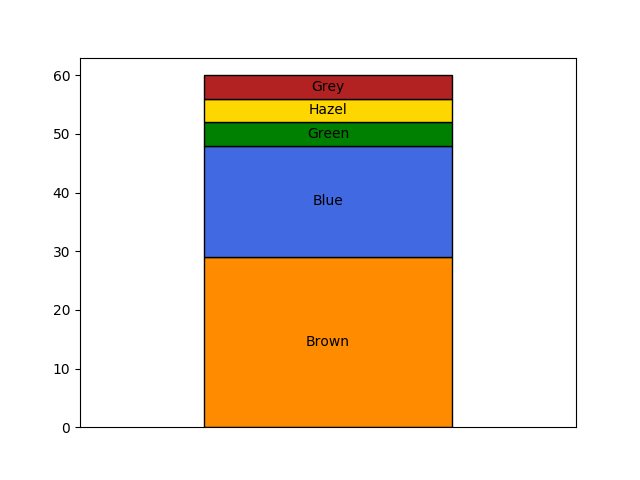

Python code for this plot:
from collections import Counter

import matplotlib.pyplot as plt
import pandas as pd

df = pd.read_csv('../../../data/data.csv')
data = Counter(df['Eye Colour'])

colours = data.keys()
frequencies = list(data.values())
positions = list(range(len(colours)))

palette = ['darkorange', 'royalblue', 'green', 'gold', 'firebrick']

fig, ax = plt.subplots(1)

bottom = 0
for i, (freq, colour) in enumerate(zip(frequencies, colours)):

    # Adding the bar to be stacked
    ax.bar(0, freq, edgecolor='black', width=1,
           color=palette[i], bottom=bottom)

    # Adding a label in the middle of the bar
    y = bottom + freq / 2
    ax.text(0, y, colour, ha='center', va='center')

    bottom += freq

ax.set_xlim(-1, 1)
ax.set_xticks([])

fig.savefig('plot.png')
